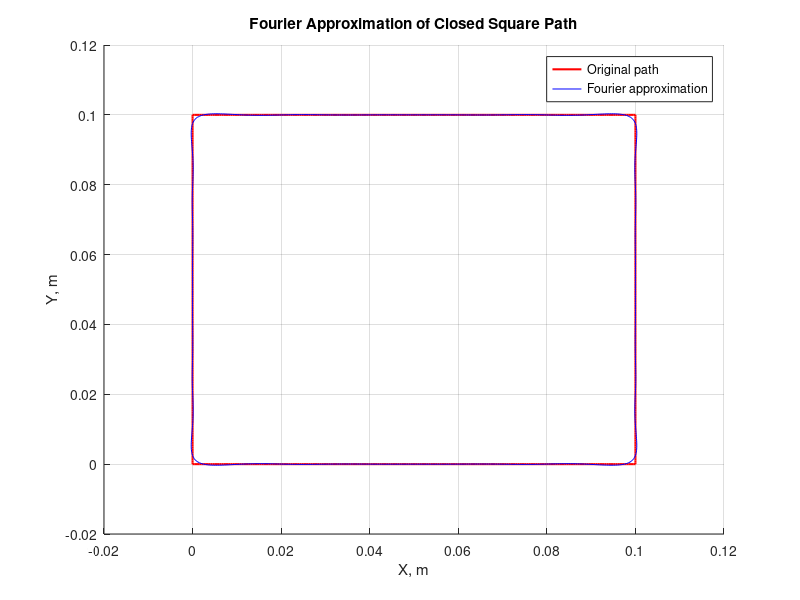
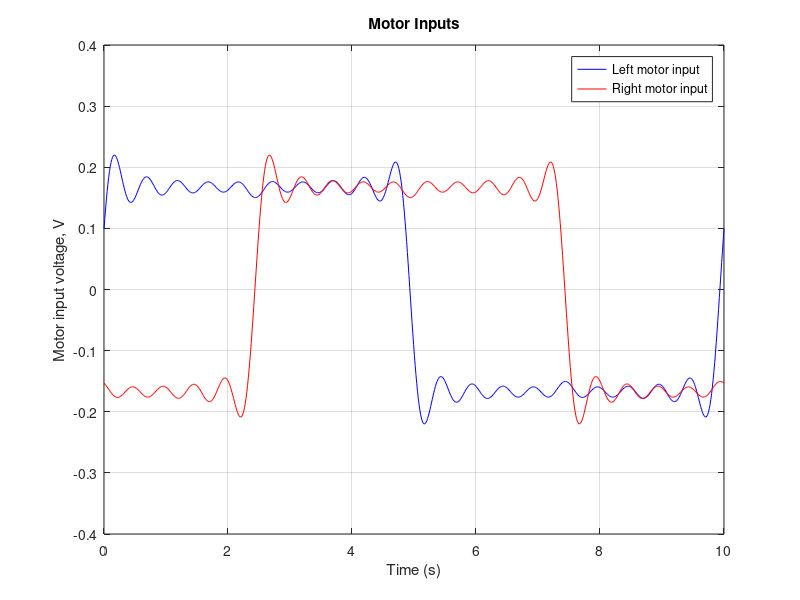

MATLAB code for these plots, in order:
clear all;
clc;
close all;

% Code for showing the fourier transform of any closed line, in order to
% obtain the inputs to the 3D printer motors.

% Typical values
rm = 0.012;  
km = 0.05;    
Jm = 1e-4;   
Lm = 1e-3;    
Rm = 2.0;


sigma_print = 1 %boolean flag coming from FSM indicating that 1:operational printing 0:printing stopped
L_wipe = 0.05; % in cm filament to extrude when wiping
sigma_wipe = 1 %boolean flag indicating that FSM is in state S3

% Square points generation
%
L = 0.1;
points = 800;
origin_shift_x = L/2;
origin_shift_y = L/2;

x_base = origin_shift_x + linspace(-L/2, L/2, points/4);
y_base = origin_shift_y + -L/2 * ones(1, points/4);

x_right = origin_shift_x + L/2 * ones(1, points/4);
y_right = origin_shift_y + linspace(-L/2, L/2, points/4);

x_top = origin_shift_x + linspace(L/2, -L/2, points/4);
y_top = origin_shift_y + L/2 * ones(1, points/4);

x_left = origin_shift_x + -L/2 * ones(1, points/4);
y_left = origin_shift_y + linspace(L/2, -L/2, points/4);

x_path = [x_base, x_right, x_top, x_left];
y_path = [y_base, y_right, y_top, y_left];
%


% Michey mouse path
%{
% Import and mirror around x axis
data = importMickey("mickey_mouse_simple.csv");
x_path = [data(1:(length(data)),1); data(1,1)];
y_path = -[data(1:(length(data)),2); data(1,2)];


% Data check to eliminate spurious data with manual tollerance check
toll = 90;
x_path_epurated = [x_path(1)];
y_path_epurated = [y_path(1)];
for i = 2:length(data)
    diff_x = abs(x_path(i) - x_path_epurated(end));
    diff_y = abs(y_path(i) - y_path_epurated(end));
    if (diff_x < toll) && (diff_y < toll)
        x_path_epurated = [x_path_epurated; x_path(i)];
        y_path_epurated = [y_path_epurated; y_path(i)];
    end
end

x_path = x_path_epurated;
y_path = y_path_epurated;

% Scaling and centering
origin_shift_x = 0;
origin_shift_y = 0.31;
desired_scale = 0.3;
dim_x = max(x_path) - min(x_path);
dim_y = max(y_path) - min(y_path);
if dim_x > 0 && dim_y > 0
    scaleFactor = desired_scale / max(dim_x, dim_y);
    x_path = x_path * scaleFactor;
    y_path = y_path * scaleFactor;
end

x_path = origin_shift_x + x_path;
y_path = origin_shift_y + y_path;
points = length(x_path);
%}

% Compute the Fourier coefficients of the closed path
complexPath = x_path + 1i * y_path;
fourierCoefficients = fft(complexPath) / numel(complexPath);

% Compute fourier series
T = 10;
w_0 = 2*pi/T;
t = linspace(0,T, points);

n_armonics = 20;
z = zeros(1, points);
z_dot = zeros(1, points);
z_ddot = zeros(1, points);
z_dddot = zeros(1, points);

for k = -n_armonics : n_armonics
    index = mod(-k, points) + 1;

    % Path and differential calculations
    exp_term = exp(1i * k * w_0*t);
    z = z + fourierCoefficients(index) * exp_term;
    z_dot = z_dot + (1i * k * w_0) * fourierCoefficients(index) * exp_term;
    z_ddot = z_ddot + (-(k * w_0)^2) * fourierCoefficients(index) * exp_term;
    z_dddot = z_dddot + (-1i * (k * w_0)^3) * fourierCoefficients(index) * exp_term;
end

x_path_fourier = real(z);
y_path_fourier = imag(z);
x_vel_fourier = real(z_dot);
y_vel_fourier = imag(z_dot);
x_acc_fourier = real(z_ddot);
y_acc_fourier = imag(z_ddot);
x_jerk_fourier = real(z_dddot);
y_jerk_fourier = imag(z_dddot);

% Input calculation
u_sum = (2*Jm*Lm/(rm*km))*x_jerk_fourier + (2*Jm*Rm/(rm*km))*x_acc_fourier + (2*km/rm)*x_vel_fourier;
u_diff = (2*Jm*Lm/(rm*km))*y_jerk_fourier + (2*Jm*Rm/(rm*km))*y_acc_fourier + (2*km/rm)*y_vel_fourier;

u_left = (u_sum + u_diff)/2;
u_right = (u_sum - u_diff)/2;

figure
hold on
plot(x_path, y_path, 'r', 'LineWidth',1.5);
plot(x_path_fourier, y_path_fourier, 'b', 'LineWidth',0.5);
hold off
grid on;
legend('Original path', 'Fourier approximation');
xlabel('X, m');
ylabel('Y, m');
title('Fourier Approximation of Closed Square Path');
%xlim([-3*L/4, 3*L/4]);
%ylim([-3*L/4, 3*L/4]);


figure;
plot(t, u_left, 'b', t, u_right, 'r');
grid on;
legend('Left motor input', 'Right motor input');
xlabel('Time (s)');
ylabel('Motor input voltage, V');
title('Motor Inputs');

% Added the calculation of filament used in meters. For now this assumes every time nozzle moves it is printing. 

filament_used = cumtrapz(t, sigma_print * sqrt(x_vel_fourier.^2 + y_vel_fourier.^2));
L_max = 5.0; % Maximum spool capacity 
if max(filament_used) >= L_max
    disp('Filament_Finished');
end

filament_wiped = cumtrapz(t, sigma_wipe * sqrt(x_vel_fourier.^2 + y_vel_fourier.^2))
if max(filament_wiped) >= L_wipe
    sigma_extruded = 1
    sigma_wipe = 0
end
